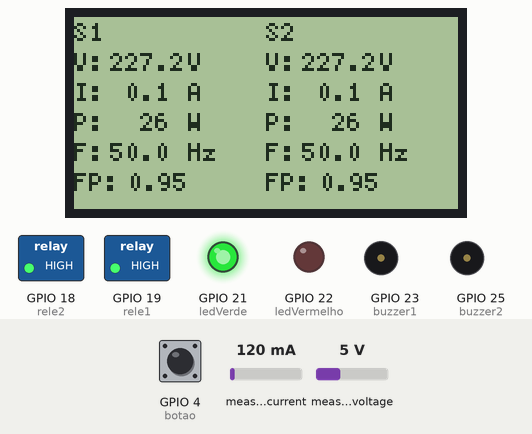
Bench run of a sketch on a simulated ESP32. Parts: 128×64 one-colour display, switched loads named in the sketch (green lamp = pin HIGH), output pins drawn as LEDs (lit = HIGH), buzzer (waves = sounding, pin HIGH). The inputs (shaded band) are chosen by the test bench; at power-on: measured voltage 5 V, measured current 120 mA, GPIO 4 (botao) HIGH. WiFi joins after 1.5 s; servers stay silent unless stated; uploads are accepted with an empty reply; what the sketch prints to the serial monitor is not drawn.

Above: at 2.7 s.
2.8 s: measured voltage set to 11.2 V
At 4.6 s:
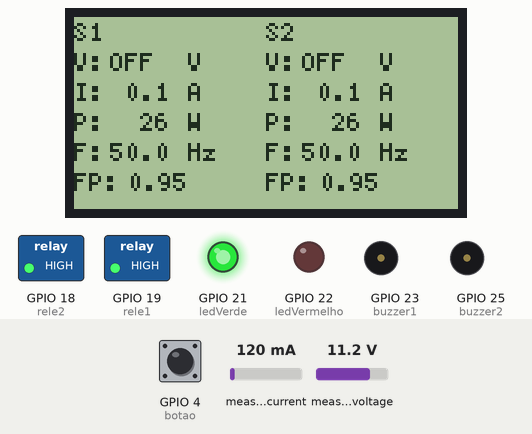
5.8 s: measured voltage set to 0.3 V
At 7.51 s:
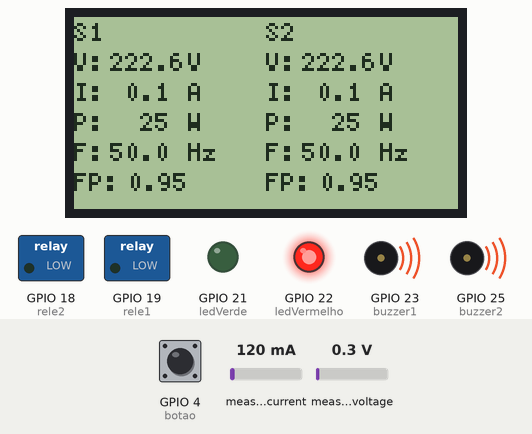
8.8 s: measured current set to 40 mA
At 11.0 s:
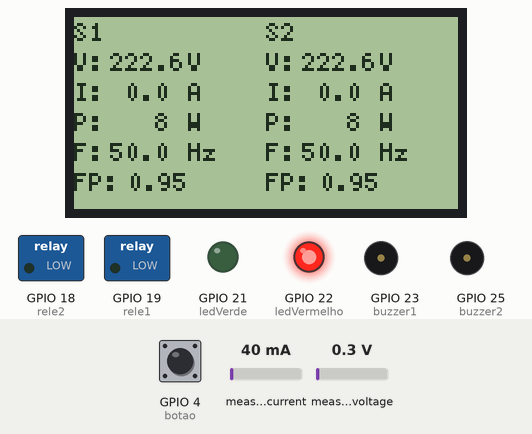
11.1 s: GPIO 4 (botao) pulled LOW for 0.2 s
At 13.8 s:
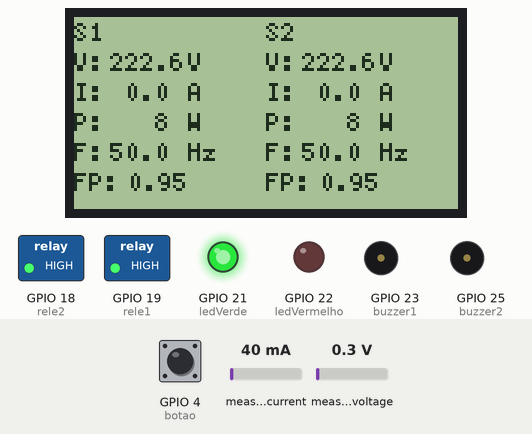
14.1 s: measured current set to 500 mA
At 15.4 s:
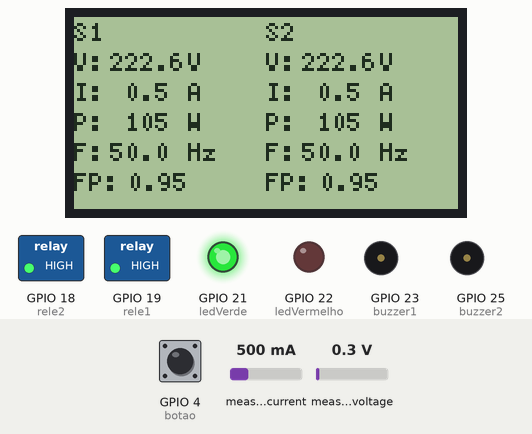
Timing chart, 0 to 17.1 s (numbered marks = the images above; inputs shaded):
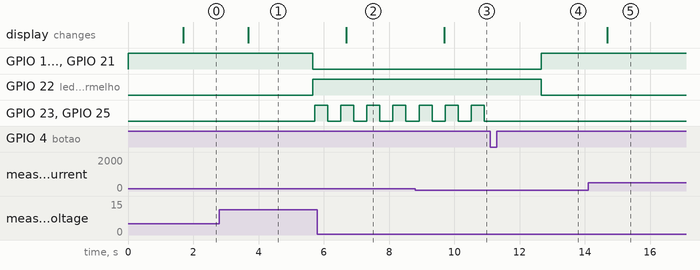

Measured:
- after the input at 2.8 s, the display: changes after 0.89 s (image 1)
- after the input at 5.8 s, the display: changes after 0.89 s (image 2)
- after the input at 8.8 s, the display: changes after 0.89 s (image 3)
- after the input at 11.1 s, GPIO 23 (buzzer1), GPIO 25 (buzzer2): stops changing and stays LOW
- after the input at 14.1 s, the display: changes after 0.59 s (image 5)
- by itself, GPIO 23 (buzzer1), GPIO 25 (buzzer2): alternates HIGH for 0.40 s and LOW for 0.40 s

The sketch:

pzem_wifi_django.ino
```cpp
#include <PZEM004Tv30.h>
#include <HardwareSerial.h>
#include <U8g2lib.h>
#include <WiFi.h>
#include <HTTPClient.h>

// ============================================================
// CONFIGURAR AQUI antes de gravar no ESP32
// ============================================================
const char* WIFI_SSID   = "SEU_WIFI_AQUI";
const char* WIFI_PASS   = "SUA_PASSWORD_AQUI";
const char* DJANGO_HOST = "sestendy.onrender.com";
const char* API_KEY     = "12345";
// ============================================================

// =====================
// SENSOR 1
// =====================
HardwareSerial pzemSerial1(2);
PZEM004Tv30 pzem1(pzemSerial1, 16, 17);

// =====================
// SENSOR 2
// =====================
HardwareSerial pzemSerial2(1);
PZEM004Tv30 pzem2(pzemSerial2, 26, 27);

// =====================
// DISPLAY
// =====================
U8G2_ST7920_128X64_F_SW_SPI u8g2(
  U8G2_R0,
  12,
  13,
  2,
  14
);

// =====================
// RELÉ
// =====================
const int rele1 = 19;
const int rele2 = 18;

// =====================
// BUZZERS
// =====================
const int buzzer1 = 23;
const int buzzer2 = 25;

// =====================
// BOTÃO
// =====================
// =====================
// BOTÃO (Volatile para funcionar com interrupção)
// =====================
const int botao = 4;
volatile bool mute = false;
volatile bool mutePotencia = false;

void IRAM_ATTR trataBotao() {
  static unsigned long ultimaInterrupcao = 0;
  unsigned long tempoInterrupcao = millis();
  if (tempoInterrupcao - ultimaInterrupcao > 300) { // Debounce
    mute = !mute;
    mutePotencia = !mutePotencia;
  }
  ultimaInterrupcao = tempoInterrupcao;
}

// =====================
// LED RGB
// =====================
const int ledVermelho = 22;
const int ledVerde = 21;

// =====================
// LIMITES
// =====================
const float TENSAO_MAX_1 = 230.0;
const float TENSAO_MAX_2 = 230.0;

const float CORRENTE_MAX_1 = 8.0;
const float CORRENTE_MAX_2 = 8.0;

const float POTENCIA_MAX_1 = 1500.0;
const float POTENCIA_MAX_2 = 1500.0;

// =====================
// CALIBRAÇÃO DOS SENSORES
// =====================
const float CAL_V1 = 0.988;
const float CAL_I1 = 1.00;
const float CAL_P1 = 0.98;

const float CAL_V2 = 0.988;
const float CAL_I2 = 1.00;
const float CAL_P2 = 0.98;

// =====================
// TEMPOS
// =====================
const unsigned long TEMPO_CONFIRMACAO = 2000;
const unsigned long TEMPO_BLOQUEIO = 12000;

// Proteção de arranque
const unsigned long TEMPO_BOOT = 5000;
unsigned long tempoInicio = 0;

unsigned long tempoFalha1 = 0;
unsigned long tempoFalha2 = 0;

unsigned long tempoCorrente1 = 0;
unsigned long tempoCorrente2 = 0;
unsigned long tempoPotencia1 = 0;
unsigned long tempoPotencia2 = 0;

// =====================
// ESTADO DE PROTEÇÃO (Globais para o buzzer funcionar fora do bloco de 1s)
// =====================
bool g_falha1 = false;
bool g_falha2 = false;
bool g_falhaPot1 = false;
bool g_falhaPot2 = false;
bool g_qualquerFalha = false;

// =====================
// BUZZER CONTROLO (Tarefa Independente)
// =====================
void tarefaBuzzer(void * parameter) {
  for(;;) {
    bool boot = (millis() - tempoInicio < TEMPO_BOOT);
    if (!boot && !mute && g_qualquerFalha) {
       // BIP LIGADO
       bool s1 = g_falha1;
       bool s2 = g_falha2;
       // Respeita mute de potência se configurado
       if (g_falhaPot1 && mutePotencia && !(g_falha1 && !g_falhaPot1)) s1 = false;
       if (g_falhaPot2 && mutePotencia && !(g_falha2 && !g_falhaPot2)) s2 = false;

       digitalWrite(buzzer1, s1 ? HIGH : LOW);
       digitalWrite(buzzer2, s2 ? HIGH : LOW);
       vTaskDelay(pdMS_TO_TICKS(400));

       // BIP DESLIGADO
       digitalWrite(buzzer1, LOW);
       digitalWrite(buzzer2, LOW);
       vTaskDelay(pdMS_TO_TICKS(400));
    } else {
       digitalWrite(buzzer1, LOW);
       digitalWrite(buzzer2, LOW);
       vTaskDelay(pdMS_TO_TICKS(100)); // Espera curta quando em silêncio
    }
  }
}

// =====================
// LOOP TIME
// =====================
unsigned long ultimoTempo = 0;
const long intervalo = 1000;

// =====================
// RECONEXÃO WIFI (evita que o ESP32 fique sem rede para sempre)
// =====================
unsigned long ultimaTentativaWiFi = 0;
const unsigned long INTERVALO_RECONEXAO = 5000; // tenta reconectar a cada 5s

// =====================
// DISPLAY BUFFERS
// =====================
char v1s[8], i1s[8], p1s[8], f1s[8], fp1s[8];
char v2s[8], i2s[8], p2s[8], f2s[8], fp2s[8];

// =====================
// PICO DE TENSÃO
// =====================
float picoV1 = 0;
float picoV2 = 0;

// =====================
// ESTADO DO RELE NO SERVIDOR
// =====================
bool releServidor1 = true;
bool releServidor2 = true;

// ============================================================
// enviarDados: envia leitura ao Django de forma independente
// ============================================================
void enviarDados(int sensor, float v, float c, float p, float f,
                 float e, float pf, float peak,
                 float limiteTensao, float limiteCorrente, float limitePotencia,
                 bool &releServidor) {
  if (WiFi.status() != WL_CONNECTED) return;

  HTTPClient http;
  String url = "https://" + String(DJANGO_HOST) + "/api/receber-dados/";
  http.begin(url);
  http.addHeader("Content-Type", "application/json");
  http.addHeader("X-ESP32-KEY", API_KEY);
  http.setTimeout(800); // Timeout reduzido para não atrasar o próximo dispositivo

  char body[256];
  snprintf(body, sizeof(body),
           "{\"device_id\":%d,\"voltage\":%.1f,\"current\":%.3f,\"power\":%.1f,\"frequency\":%.1f,\"energy\":%.3f,\"pf\":%.2f,\"peak_voltage\":%.1f,\"max_voltage\":%.1f,\"max_current\":%.2f,\"max_power\":%.1f}",
           sensor, v, c, p, f, e, pf, peak, limiteTensao, limiteCorrente, limitePotencia);

  int httpCode = http.POST(body);

  if (httpCode == 200) {
    String resposta = http.getString();
    int idx = resposta.indexOf("\"rele\":");
    if (idx != -1) {
      String resto = resposta.substring(idx + 7);
      resto.trim();
      releServidor = resto.startsWith("true");
    }
  }

  http.end();
}

// =====================
// SETUP
// =====================
void setup() {
  Serial.begin(115200);

  pinMode(rele1, OUTPUT);
  pinMode(rele2, OUTPUT);

  pinMode(buzzer1, OUTPUT);
  pinMode(buzzer2, OUTPUT);

  pinMode(botao, INPUT_PULLUP);
  attachInterrupt(digitalPinToInterrupt(botao), trataBotao, FALLING);

  pinMode(ledVermelho, OUTPUT);
  pinMode(ledVerde, OUTPUT);

  digitalWrite(rele1, HIGH);
  digitalWrite(rele2, HIGH);

  digitalWrite(buzzer1, LOW);
  digitalWrite(buzzer2, LOW);

  digitalWrite(ledVermelho, LOW);
  digitalWrite(ledVerde, HIGH);

  u8g2.begin();

  tempoInicio = millis();

  // Conectar WiFi
  Serial.print("Conectando WiFi");
  WiFi.begin(WIFI_SSID, WIFI_PASS);
  unsigned long t0 = millis();
  while (WiFi.status() != WL_CONNECTED && millis() - t0 < 8000) {
    delay(500);
    Serial.print(".");
  }
  if (WiFi.status() == WL_CONNECTED) {
    Serial.println(" OK");
  } else {
    Serial.println(" FALHOU");
  }

  // Criar tarefa para o buzzer (corre de forma independente do loop)
  xTaskCreate(tarefaBuzzer, "BuzzerTask", 2048, NULL, 1, NULL);
}

// =====================
// LOOP
void loop() {

  // A lógica do botão agora é tratada por interrupção (trataBotao)

  // ===== RECONEXÃO WIFI =====
  // Se a rede cair, tenta restabelecer a ligação periodicamente.
  // O enviarDados() só envia quando WiFi.status() == WL_CONNECTED,
  // então esta reposição é segura e não bloqueia o loop (reconnect é assíncrono).
  if (WiFi.status() != WL_CONNECTED) {
    if (millis() - ultimaTentativaWiFi >= INTERVALO_RECONEXAO) {
      ultimaTentativaWiFi = millis();
      Serial.println("WiFi perdido - a tentar reconectar...");
      WiFi.disconnect();
      WiFi.reconnect();
    }
  }

  if (millis() - ultimoTempo >= intervalo) {
    ultimoTempo = millis();

    // ===== LEITURA =====
    float v1  = pzem1.voltage();
    float c1  = pzem1.current();
    float p1  = pzem1.power();
    float f1  = pzem1.frequency();
    float pf1 = pzem1.pf();
    float e1  = pzem1.energy();

    float v2  = pzem2.voltage();
    float c2  = pzem2.current();
    float p2  = pzem2.power();
    float f2  = pzem2.frequency();
    float pf2 = pzem2.pf();
    float e2  = pzem2.energy();

    // ===== CALIBRAÇÃO =====
    if (!isnan(v1)) v1 *= CAL_V1;
    if (!isnan(c1)) c1 *= CAL_I1;
    if (!isnan(p1)) p1 *= CAL_P1;

    if (!isnan(v2)) v2 *= CAL_V2;
    if (!isnan(c2)) c2 *= CAL_I2;
    if (!isnan(p2)) p2 *= CAL_P2;

    // Sanitize
    if (isnan(v1)) v1 = 0; if (isnan(c1)) c1 = 0; if (isnan(p1)) p1 = 0;
    if (isnan(v2)) v2 = 0; if (isnan(c2)) c2 = 0; if (isnan(p2)) p2 = 0;
    if (isnan(f1)) f1 = 0; if (isnan(pf1)) pf1= 0; if (isnan(e1)) e1 = 0;
    if (isnan(f2)) f2 = 0; if (isnan(pf2)) pf2= 0; if (isnan(e2)) e2 = 0;

    // ===== FORMATAR =====
    dtostrf(v1, 4, 1, v1s);
    dtostrf(c1, 4, 1, i1s);
    dtostrf(p1, 4, 0, p1s);
    dtostrf(f1, 4, 1, f1s);
    dtostrf(pf1, 4, 2, fp1s);

    dtostrf(v2, 4, 1, v2s);
    dtostrf(c2, 4, 1, i2s);
    dtostrf(p2, 4, 0, p2s);
    dtostrf(f2, 4, 1, f2s);
    dtostrf(pf2, 4, 2, fp2s);

    // =====================
    // PROTEÇÃO (Actualiza estados g_falha)
    // =====================
    bool boot = (millis() - tempoInicio < TEMPO_BOOT);

    if (!boot) {
      bool fT1 = false;
      if (v1 > TENSAO_MAX_1) {
        if (tempoFalha1 == 0) tempoFalha1 = millis();
        if (millis() - tempoFalha1 >= TEMPO_CONFIRMACAO) fT1 = true;
      } else tempoFalha1 = 0;

      bool fT2 = false;
      if (v2 > TENSAO_MAX_2) {
        if (tempoFalha2 == 0) tempoFalha2 = millis();
        if (millis() - tempoFalha2 >= TEMPO_CONFIRMACAO) fT2 = true;
      } else tempoFalha2 = 0;

      bool fC1 = false;
      if (c1 > CORRENTE_MAX_1) tempoCorrente1 = millis();
      if (millis() - tempoCorrente1 < TEMPO_BLOQUEIO) fC1 = true;

      bool fC2 = false;
      if (c2 > CORRENTE_MAX_2) tempoCorrente2 = millis();
      if (millis() - tempoCorrente2 < TEMPO_BLOQUEIO) fC2 = true;

      g_falhaPot1 = false;
      if (p1 > POTENCIA_MAX_1) tempoPotencia1 = millis();
      if (millis() - tempoPotencia1 < TEMPO_BLOQUEIO) g_falhaPot1 = true;

      g_falhaPot2 = false;
      if (p2 > POTENCIA_MAX_2) tempoPotencia2 = millis();
      if (millis() - tempoPotencia2 < TEMPO_BLOQUEIO) g_falhaPot2 = true;

      g_falha1 = (fT1 || fC1 || g_falhaPot1);
      g_falha2 = (fT2 || fC2 || g_falhaPot2);
      g_qualquerFalha = (g_falha1 || g_falha2);
    }

    // =====================
    // RELÉS
    // =====================
    digitalWrite(rele1, (g_falha1 || !releServidor1) ? LOW : HIGH);
    digitalWrite(rele2, (g_falha2 || !releServidor2) ? LOW : HIGH);

    // =====================
    // LED
    // =====================
    if (!boot && g_qualquerFalha) {
      digitalWrite(ledVermelho, HIGH);
      digitalWrite(ledVerde, LOW);
    } else {
      digitalWrite(ledVermelho, LOW);
      digitalWrite(ledVerde, HIGH);
    }

    // ===== PICO DE TENSÃO =====
    if (v1 > picoV1) picoV1 = v1;
    if (v2 > picoV2) picoV2 = v2;

    // =====================
    // DISPLAY
    // =====================
    u8g2.clearBuffer();
    u8g2.setFont(u8g2_font_5x7_tr);

    u8g2.drawStr(0, 8,  "S1");
    u8g2.drawStr(64, 8, "S2");

    u8g2.drawStr(0, 18, "V:");
    u8g2.drawStr(12,18, (v1 > TENSAO_MAX_1) ? "OFF" : v1s);
    u8g2.drawStr(38,18,"V");

    u8g2.drawStr(0, 28, "I:");
    u8g2.drawStr(12,28, (c1 > CORRENTE_MAX_1) ? "OFF" : i1s);
    u8g2.drawStr(38,28,"A");

    u8g2.drawStr(0, 38, "P:");
    u8g2.drawStr(12,38, (p1 > POTENCIA_MAX_1) ? "OFF" : p1s);
    u8g2.drawStr(38,38,"W");

    u8g2.drawStr(0, 48, "F:");
    u8g2.drawStr(12,48,f1s);
    u8g2.drawStr(38,48,"Hz");

    u8g2.drawStr(0, 58, "FP:");
    u8g2.drawStr(18,58,fp1s);

    u8g2.drawStr(64, 18, "V:");
    u8g2.drawStr(76,18, (v2 > TENSAO_MAX_2) ? "OFF" : v2s);
    u8g2.drawStr(102,18,"V");

    u8g2.drawStr(64, 28, "I:");
    u8g2.drawStr(76,28, (c2 > CORRENTE_MAX_2) ? "OFF" : i2s);
    u8g2.drawStr(102,28,"A");

    u8g2.drawStr(64, 38, "P:");
    u8g2.drawStr(76,38, (p2 > POTENCIA_MAX_2) ? "OFF" : p2s);
    u8g2.drawStr(102,38,"W");

    u8g2.drawStr(64, 48, "F:");
    u8g2.drawStr(76,48,f2s);
    u8g2.drawStr(102,48,"Hz");

    u8g2.drawStr(64, 58, "FP:");
    u8g2.drawStr(82,58,fp2s);

    u8g2.sendBuffer();

    // =====================
    // ENVIAR AO DJANGO (Independente para cada sensor)
    // =====================
    enviarDados(1, v1, c1, p1, f1, e1, pf1, picoV1, TENSAO_MAX_1, CORRENTE_MAX_1, POTENCIA_MAX_1, releServidor1);
    enviarDados(2, v2, c2, p2, f2, e2, pf2, picoV2, TENSAO_MAX_2, CORRENTE_MAX_2, POTENCIA_MAX_2, releServidor2);
  }
}
```
